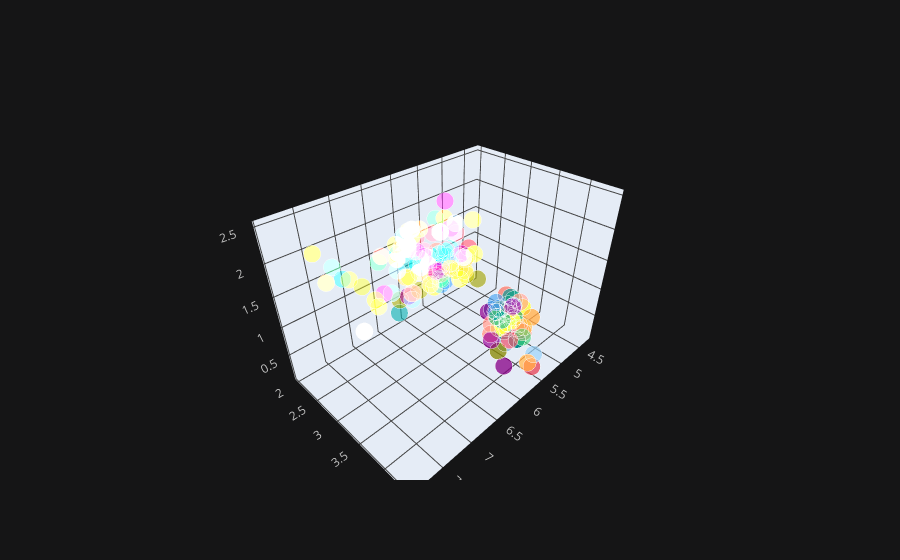

Write notebook code for a chart like this one.
### Code cell
df.iplot(kind = 'scatter3d', x = 'sepal.length', y = 'sepal.width', z = 'petal.width')

### Figure 1 — Plotly figure (JSON) as saved in the notebook; plotly's stock layout.template omitted (floating-point values rounded to 4 significant figures; data arrays with more than 128 entries replaced by an {"elided": "..."} marker saying what was removed)
{"data": [{"marker": {"color": {"elided": "150 str values"}, "opacity": 0.8, "size": {"elided": "150 int values"}, "symbol": "circle"}, "mode": "markers", "text": {"elided": "150 str values"}, "type": "scatter3d", "x": {"elided": "150 float values"}, "y": {"elided": "150 float values"}, "z": {"elided": "150 float values"}}], "layout": {"legend": {"bgcolor": "#151516", "font": {"color": "#D9D9D9"}}, "paper_bgcolor": "#151516", "plot_bgcolor": "#151516", "scene": {"xaxis": {"gridcolor": "#434343", "showgrid": true, "tickfont": {"color": "#C2C2C2"}, "title": {"font": {"color": "#D9D9D9"}, "text": ""}, "zerolinecolor": "#666570"}, "yaxis": {"gridcolor": "#434343", "showgrid": true, "tickfont": {"color": "#C2C2C2"}, "title": {"font": {"color": "#D9D9D9"}, "text": ""}, "zerolinecolor": "#666570"}, "zaxis": {"gridcolor": "#434343", "showgrid": true, "tickfont": {"color": "#C2C2C2"}, "title": {"font": {"color": "#D9D9D9"}, "text": ""}, "zerolinecolor": "#666570"}}, "title": {"font": {"color": "#D9D9D9"}}}}
